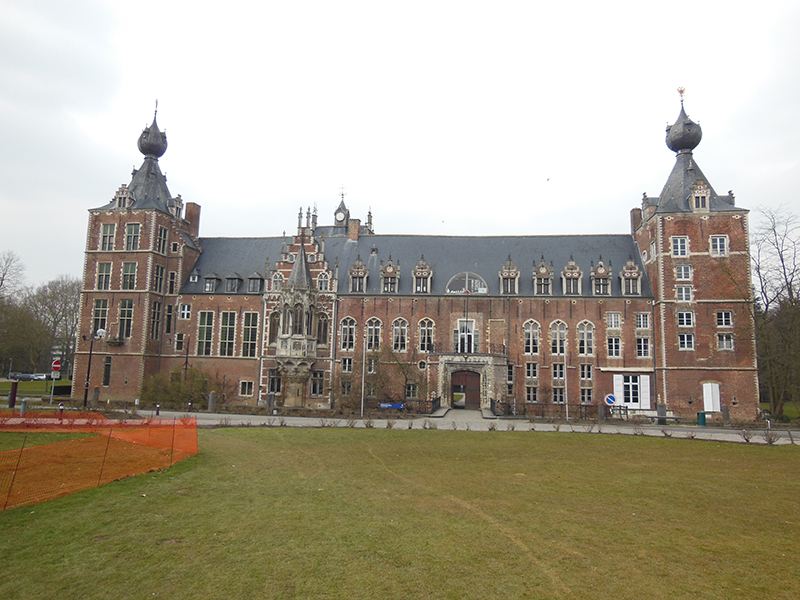
%> input picture matlab/workspace/benchmark/zoom/img1.jpg, 800 x 600 px
$ octave readzoom.m   (GNU Octave 9; MATLAB toolbox functions it lacks are replaced by stand-ins)
%> lines starting %> are read from the running program, lines starting %| are printed output that depends on the picture
% Read images
I1 = imread('zoom/img1.jpg');
%> I1 is the input picture: size 600x800x3 uint8; mean R, G, B 167.7, 160.7, 144
I2 = imread('zoom/img2.jpg');
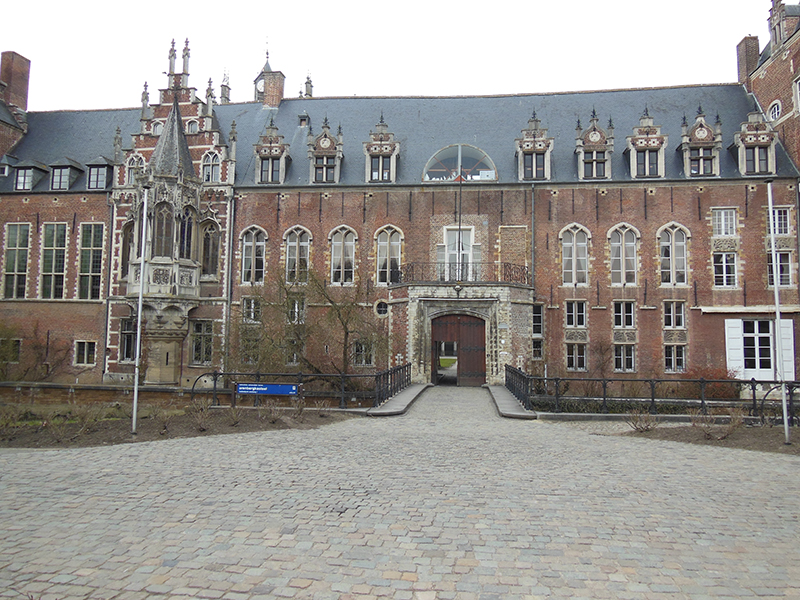
%> input picture matlab/workspace/benchmark/zoom/img2.jpg, 800 x 600 px
%> I2 is the input picture: size 600x800x3 uint8; mean R, G, B 151.8, 148.6, 144.4
I3 = imread('zoom/img3.jpg');
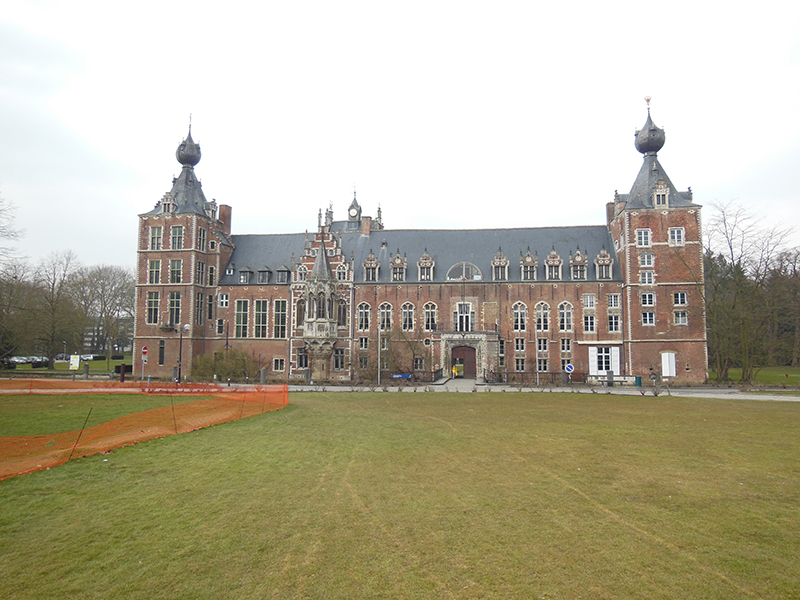
%> input picture matlab/workspace/benchmark/zoom/img3.jpg, 800 x 600 px
%> I3 is the input picture: size 600x800x3 uint8; mean R, G, B 178.6, 172.7, 151.3
I4 = imread('zoom/img4.jpg');
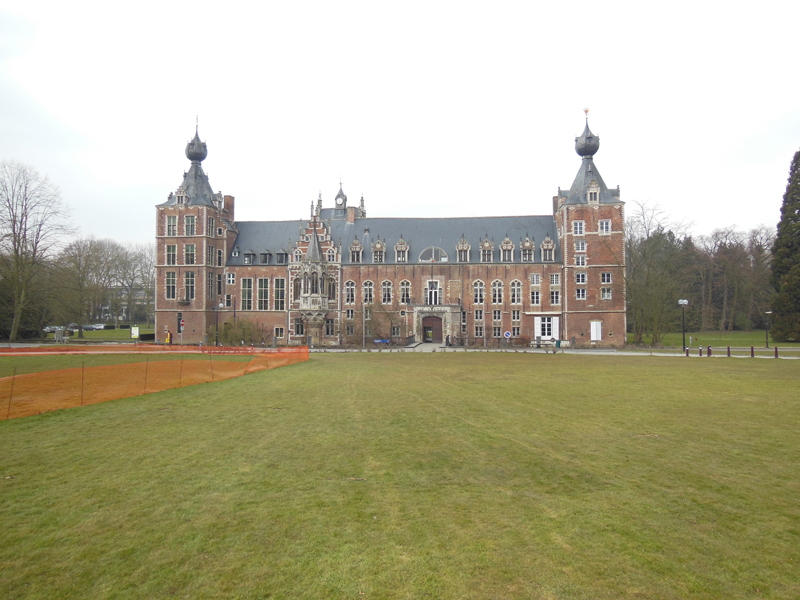
%> input picture matlab/workspace/benchmark/zoom/img4.jpg, 800 x 600 px
%> I4 is the input picture: size 600x800x3 uint8; mean R, G, B 175.6, 171.8, 145.3
I5 = imread('zoom/img5.jpg');
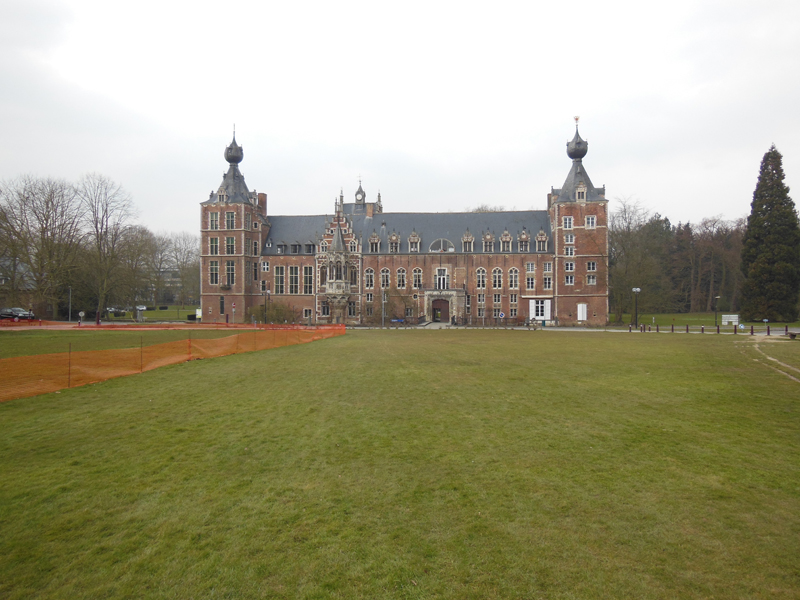
%> input picture matlab/workspace/benchmark/zoom/img5.jpg, 800 x 600 px
%> I5 is the input picture: size 600x800x3 uint8; mean R, G, B 157.3, 154.1, 126.4
I6 = imread('zoom/img6.jpg');
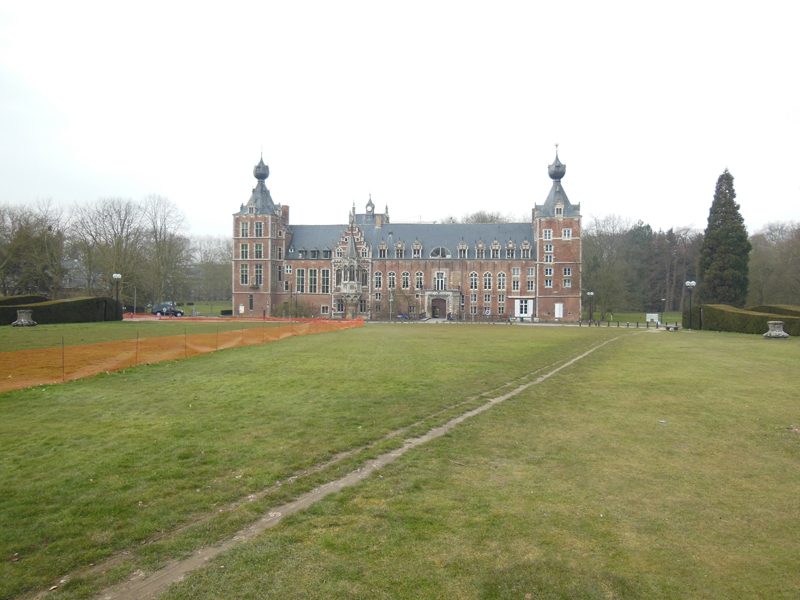
%> input picture matlab/workspace/benchmark/zoom/img6.jpg, 800 x 600 px
%> I6 is the input picture: size 600x800x3 uint8; mean R, G, B 173, 172.7, 146.9

% Read homographies
%> (the run ends here)
